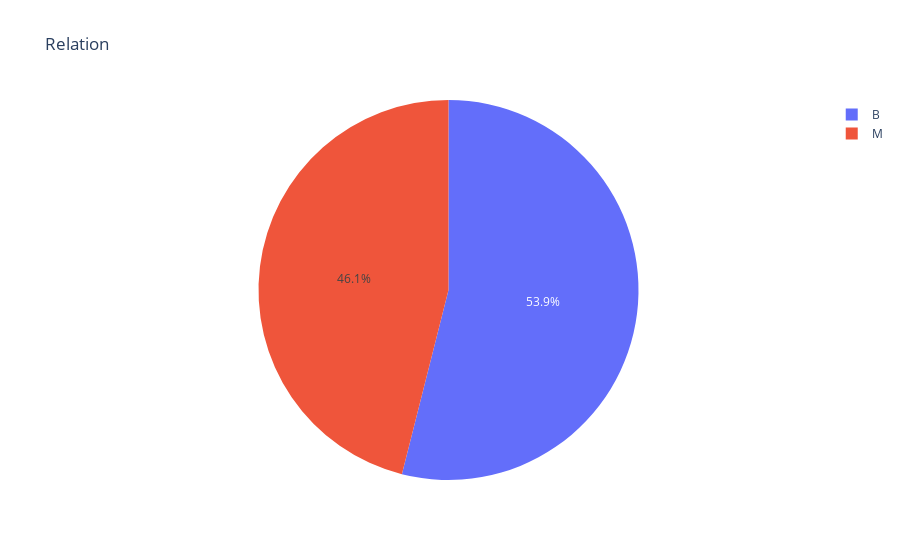

Notebook cell for this chart:
### Code cell
fig = px.pie(df, values='radius_mean', names='diagnosis', title='Relation')
fig.show()

### Figure 1 — Plotly figure (JSON) as saved in the notebook; plotly's stock layout.template omitted (floating-point values rounded to 4 significant figures; data arrays with more than 128 entries replaced by an {"elided": "..."} marker saying what was removed)
{"data": [{"domain": {"x": [0, 1], "y": [0, 1]}, "hovertemplate": "diagnosis=%{label}<br>radius_mean=%{value}<extra></extra>", "labels": {"elided": "569 str values"}, "legendgroup": "", "name": "", "showlegend": true, "type": "pie", "values": {"elided": "569 float values"}}], "layout": {"legend": {"tracegroupgap": 0}, "title": {"text": "Relation"}}}
